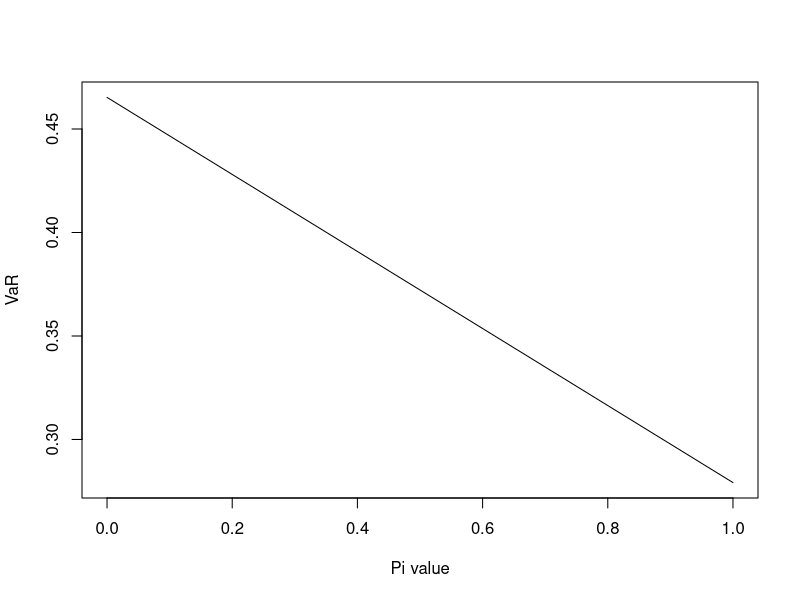
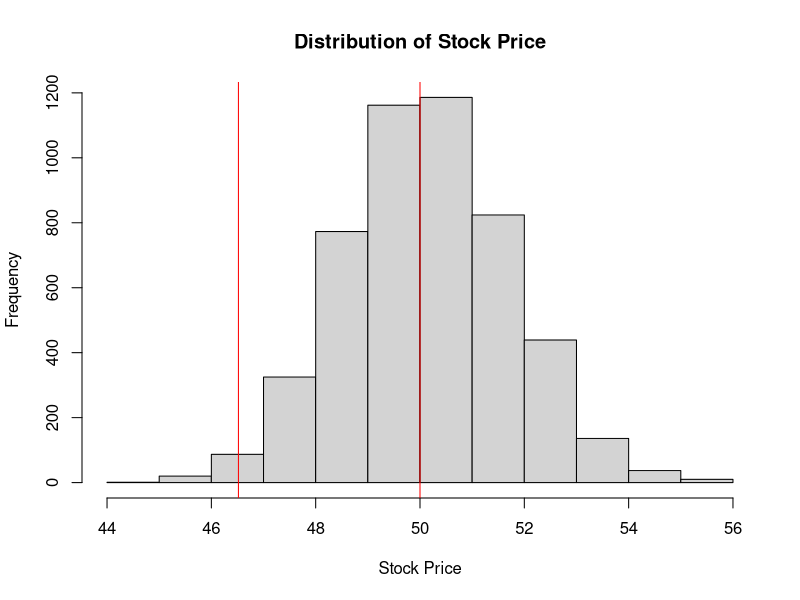
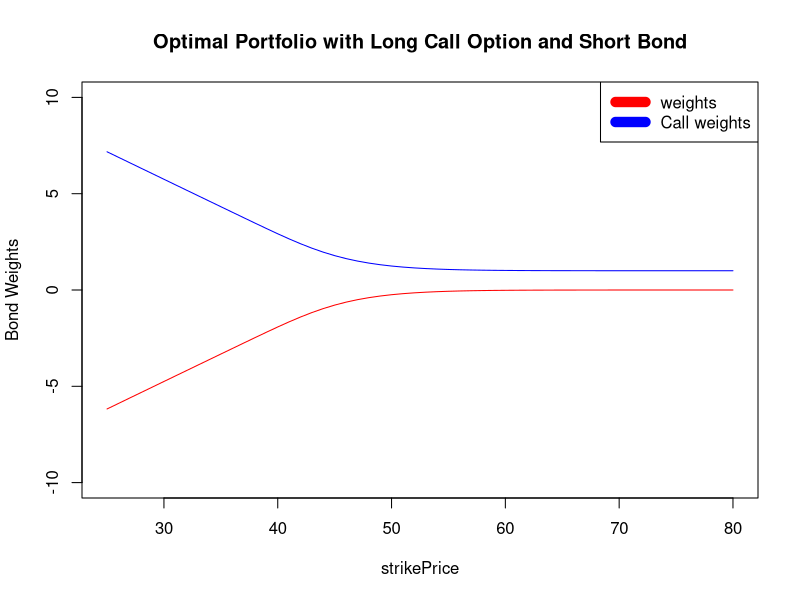
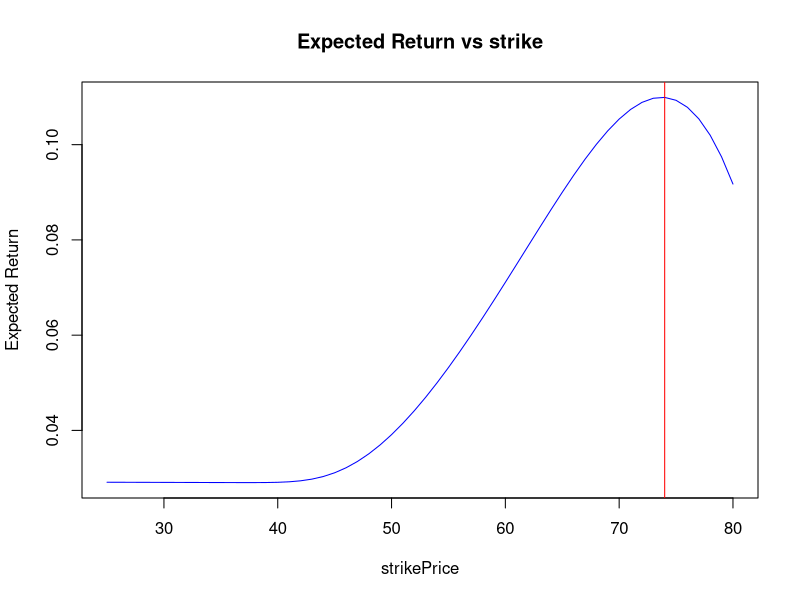
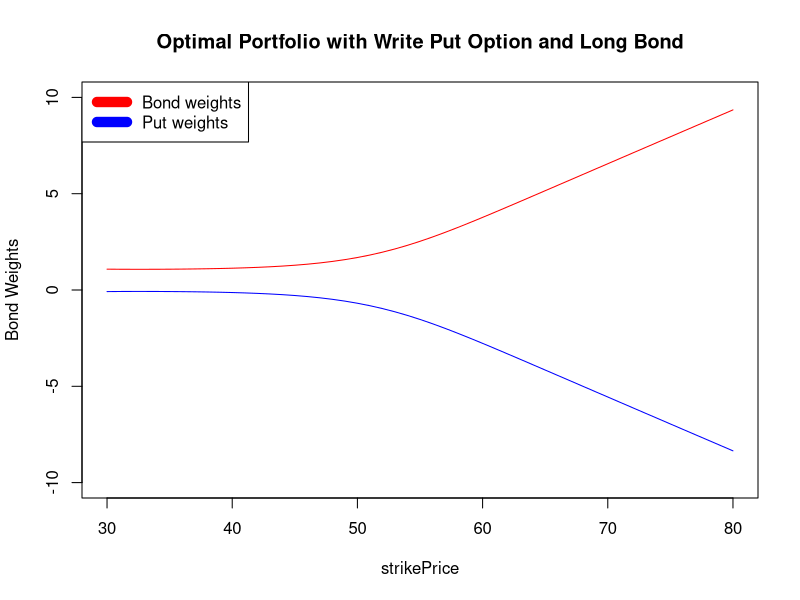
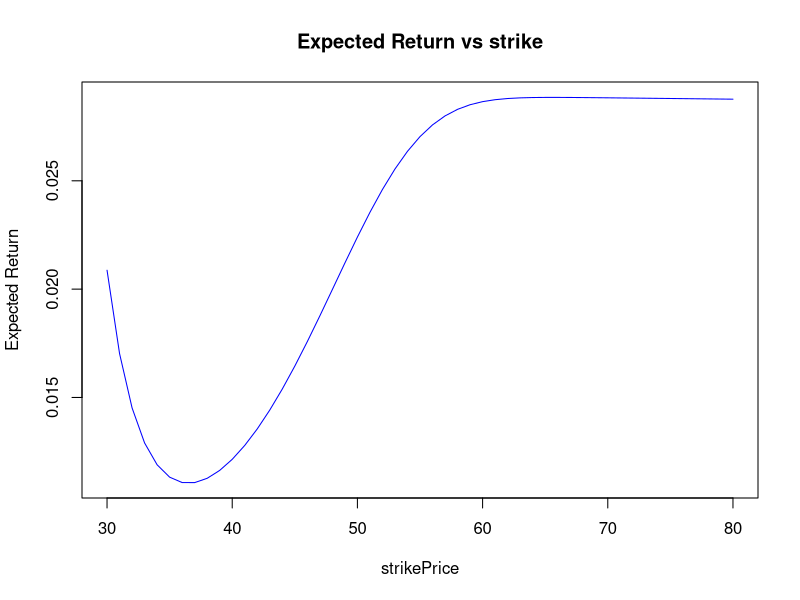

These charts were generated, in order, by the following R code:
## ---- chunk 1
w0 <- 200
lambda <- 1/200
var <- w0 - (-log(1 - 0.001)/lambda)
cat("VaR is: ", var)
## ---- chunk 2
var <- (-log(0.001)/lambda) - w0
cat("VaR is: ", var)
## ---- chunk 3
es_long <- w0 - (-exp(-0.2/200) * (200.2) - (-exp(0/200)*(200)))/0.001
cat("Expected Short Fall long: ", es_long)
## ---- chunk 4
es_short <- abs(w0 - (0 + exp(-1381.551/200) * (1381.551 + 200)) / 0.001)
cat("Expected Short Fall short: ", es_short)
## ---- chunk 5
w0 <- 1
sigma1 <- 0.12
sigma2 <- 0.2
mu <- 0.08
pie <- 0.7 
## ---- chunk 6
VaR <- qnorm(0.01, mu * w0, sigma1*w0)
VaR <- abs(VaR - mu)
cat("Parnter view VaR: ", VaR)
## ---- chunk 7
VaR<- qnorm(0.01, mu * w0, sigma2 * w0)
VaR <- abs(VaR - mu)
cat("My view VaR: ", VaR)
## ---- chunk 8
find_VaR <- function(pi){
  sigma_mix <-  sqrt(pi^2 * sigma1^2 + (1-pi)^2 * sigma2^2 + 2*pi*(1-pi)*sigma1*sigma2)
  VaR_mix <- qnorm(0.01, mu * w0, sigma_mix * w0)
  VaR_mix <- abs(VaR_mix - mu)
  return(VaR_mix)
}

pi <- 0.7

cat("Combined view VaR: ", find_VaR(pi))
## ---- chunk 9
pi_vec <- seq(0, 1, 0.05)

VaR_values <- c()
for(i in pi_vec){
  VaR <- find_VaR(i)
  VaR_values <- rbind(VaR_values, VaR)
}
plot(x=pi_vec, y = VaR_values, type="l", xlab="Pi value", ylab = "VaR")
## ---- chunk 10

# alpha: parameter for gamma distribution
# beta: parameter for gamma distribution
# n: number of random variables to be simualted 
# w0: w0 of the position
# q: bottom point. e.g. 1%
VaR_Gamma_Dist <- function(alpha, beta, n, w0, q){
  set.seed(4444)
  gammaSigmalist <- rgamma(n,alpha,beta) 
  
  VaR_values <- rep(0,n)
  
  for(i in 1:n){
    curSigma <- gammaSigmalist[i]
    VaR_gamma <- qnorm(q, mu * w0, curSigma * w0)
    VaR_values[i] <- abs(mu - VaR_gamma)
  }
  
  return(quantile(VaR_values,q))
}


## ---- chunk 11
S0 <- 50
r <- 0.02
mu <- 0.07
sigma <- 0.16
t <- 252
c <- 0.99

VaR_stock <- 50*(1- exp(sigma* sqrt(10/t) * qnorm(1-c) + (mu - 0.5*sigma^2) * 10/t))
VaR_stock
## ---- chunk 12
GeneratePricePath <- function(nPath, nSims, S, r, sigma, delta){
  # generate two sets of standard normals that are negatively correlated
  set.seed(12345)
  stdNor1 <- matrix(rnorm(nPath*nSims/2), nrow = nPath/2, byrow = TRUE)
  stdNor2 <- -stdNor1
  stdNor_total <- rbind(stdNor1,stdNor2)
  
  priceProcess <- matrix(0, nPath, nSims+1)
  priceProcess[,1] <- S
  
  for(i in 1:nSims){
    priceProcess[, i+1] <- priceProcess[, i] *
    exp((r - 0.5 * sigma * sigma) 
    * delta + sigma * stdNor_total[,i] * sqrt(delta))
  }
  return(priceProcess)
}

nPath <- 5000
nSims <- 10
S0 <- 50
mu <- 0.07
sigma <- 0.16
t <- 10/252
delta <- t/nSims

stock_price <- GeneratePricePath(nPath, nSims, S0, mu, sigma, delta)

stock_dist <- stock_price[,nSims+1]

stock_dist <- sort(stock_dist, decreasing = FALSE)

value_1_percent <- quantile(stock_dist, probs=0.01)
hist(stock_dist, main="Distribution of Stock Price", xlab= "Stock Price")
abline(v= value_1_percent, col ="red")
abline(v= S0, col ="red")
## ---- chunk 13
totalCap <- 100
r <- 0.02
t <- 10/252

# step 1: find the number of shares subject to the constraint that VaR < 100mil
num_share <- totalCap/VaR_stock

# step 2: find out the total value for the long position for shares 
#and short position for bond
longPosShare <- num_share * 50 
shortPosShare <- longPosShare - totalCap

# step 3: find weights on bond and stock 
w_share <- longPosShare/totalCap
w_bond <- shortPosShare/totalCap

# step 4: find expected stock return and find the average return with such a portfolio
expectedRetStock <- exp(mu * 10/252) -1
avg_return <- (longPosShare * expectedRetStock - shortPosShare * (r * t))/totalCap

cat("Long stock weight is ", w_share,"\n")
cat("Short bond weight is ", w_bond,"\n")
cat("Average return is ",avg_return)
## ---- chunk 14
r <- 0.02
t <- 0.25
s0 <- 50
mu <- 0.07
sigma <- 0.16
x <- 50
nPath <- 5000
nSims <- 10
delta <- (10/252)/nSims


# function for black-schole call
bsPriceCall <- function(r, sigma, t, s0, x){
   d1 <- (log(s0/x) + (r+ 0.5*sigma*sigma) * t)/(sigma*sqrt(t))
   d2 <- d1 - sigma * sqrt(t)
   return(s0 * pnorm(d1) - (x * pnorm(d2)/exp(r* t)))
}

# function for black-schole put
bsPricePut <- function(r, sigma, t, s0, x){
  d1 <- (log(s0/x) + (r+ 0.5*sigma*sigma) * t)/(sigma*sqrt(t))
  d2 <- d1 - sigma * sqrt(t) 
  return(x * pnorm(-d2)/exp(r*t) - s0 * pnorm(-d1));
}

# step 1:find out the option price using bs formula
callPrice <- bsPriceCall(r, sigma, t, s0, x)

# step 2: generate the stock price
stock_price <- GeneratePricePath(nPath, nSims, s0, mu, sigma, delta)

# step 3: generate stock price at t and find the option price distribution
stock_price_t <- bsPriceCall(r, sigma, t -(10/252), stock_price[,11], x)

# step 4: option price 
VaR_Call <- callPrice - quantile(stock_price_t, 0.01)

cat("Call VaR is : ", VaR_Call,"\n")

# step 1: find the number of shares subject to the constraint that VaR < 100mil
num_option <- totalCap/VaR_Call

# step 2: find out the total value for the long position for Call Options 
#and short position for bond
longPosOption <- num_option * callPrice 
shortPosBond <- longPosOption - totalCap

# step 3: find weights on bond and stock 
w_option <- longPosOption/totalCap
w_bond <- shortPosBond/totalCap

cat("Long option weight is ", w_option,"\n")
cat("Short bond weight is ", w_bond,"\n")
## ---- chunk 15
# step 1:find out the option price using bs formula
putPrice <- bsPricePut(r, sigma, t, s0, x)

# step 2: generate stock price at t and find the option price distribution
stock_price_t <- bsPricePut(r, sigma, t -(10/252), stock_price[,11], x)

# step 3: option price 
VaR_Put <-  quantile(stock_price_t, 0.99) - putPrice

cat("Put VaR is : ", VaR_Put,"\n")

# step 1: find the number of shares subject to the constraint that VaR < 100mil
num_option <- totalCap/VaR_Put

# step 2: find out the total value for the long position for Call Options 
#and short position for bond
shortPosOption <- num_option * putPrice 
longPosBond <- totalCap + shortPosOption

# step 3: find weights on bond and stock 
w_option <- shortPosOption/totalCap
w_bond <- longPosBond/totalCap

cat("short option weight is ", w_option,"\n")
cat("long bond weight is ", w_bond,"\n")
## ---- chunk 16
r <- 0.02
t <- 0.25
s0 <- 50
mu <- 0.07
sigma <- 0.16
x <- 50
nPath <- 5000
nSims <- 10
delta <- (10/252)/nSims
strikePrice <- seq(25,80,1)
w_option <- c()
w_bond <- c()
expected_ret <- c()
totalCap <- 100

# for call
for(i in strikePrice){
  callPrice <- bsPriceCall(r, sigma, t, s0, i)
  stock_price <- GeneratePricePath(nPath, nSims, s0, mu, sigma, delta)
  stock_price_t <- bsPriceCall(r, sigma, t -(10/252), stock_price[,11], i)
  VaR_Call <- callPrice - quantile(stock_price_t, 0.01)
  
  num_option <- totalCap/VaR_Call
    
  longPosOption <- num_option * callPrice 
  shortPosBond <- longPosOption - totalCap
  
  w_option <- rbind(w_option,longPosOption/totalCap)
  w_bond <- rbind(w_bond, shortPosBond/totalCap)
  
  callPriceAfter10d <- mean(stock_price_t)
  
  ret <- (num_option * (callPriceAfter10d - callPrice) - shortPosBond * r * (10/252))/totalCap
  expected_ret <- rbind(expected_ret, ret)
}

plot(x= strikePrice, y = w_bond * -1,col="red", type ="l", ylab="Bond Weights",ylim = c(-10,10), main = "Optimal Portfolio with Long Call Option and Short Bond")
lines(x= strikePrice, y = w_option, col="blue",type = "l")
legend("topright", c("weights", "Call weights"), col=c("red", "blue"), lwd=10)

plot(x= strikePrice, y = expected_ret ,col="blue", type ="l", ylab="Expected Return", main = "Expected Return vs strike")
abline(v=74,col="red")
## ---- chunk 17
r <- 0.02
t <- 0.25
s0 <- 50
mu <- 0.07
sigma <- 0.16
x <- 50
nPath <- 5000
nSims <- 10
delta <- (10/252)/nSims
strikePrice <- seq(30,80,1)
w_option <- c()
w_bond <- c()
expected_ret <- c()
totalCap <- 100

# for call
for(i in strikePrice){
  putPrice <- bsPricePut(r, sigma, t, s0, i)
  stock_price <- GeneratePricePath(nPath, nSims, s0, mu, sigma, delta)
  stock_price_t <- bsPricePut(r, sigma, t -(10/252), stock_price[,11], i)
  VaR_Put <-  abs(quantile(stock_price_t, 0.99) - putPrice)
  
  num_option <- totalCap/VaR_Put
    
  shortPosOption <- -num_option * putPrice 
  longPosBond <-  totalCap - shortPosOption
  
  w_option <- rbind(w_option,shortPosOption/totalCap)
  w_bond <- rbind(w_bond, longPosBond/totalCap)
  
  putPriceAfter10d <- mean(stock_price_t)
  
  ret <- (-num_option * putPriceAfter10d - shortPosOption + longPosBond * r * (10/252))/totalCap
  expected_ret <- rbind(expected_ret, ret)
}

plot(x= strikePrice, y = w_bond, col="red", type ="l", ylab="Bond Weights",ylim = c(-10,10), main = "Optimal Portfolio with Write Put Option and Long Bond")
lines(x= strikePrice, y = w_option, col="blue",type = "l")
legend("topleft", c("Bond weights", "Put weights"), col=c("red", "blue"), lwd=10)

plot(x= strikePrice, y = expected_ret ,col="blue", type ="l", ylab="Expected Return", main = "Expected Return vs strike")

